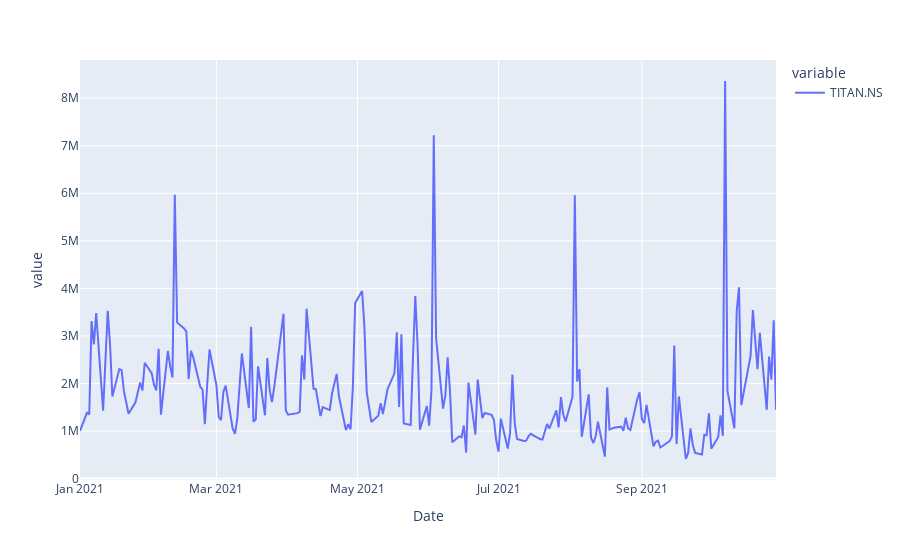

The notebook cell this image was saved under:
### Code cell
volume['TITAN.NS'].plot()

### Figure 1 — Plotly figure (JSON) as saved in the notebook; plotly's stock layout.template omitted (floating-point values rounded to 4 significant figures; data arrays with more than 128 entries replaced by an {"elided": "..."} marker saying what was removed)
{"data": [{"hovertemplate": "variable=TITAN.NS<br>Date=%{x}<br>value=%{y}<extra></extra>", "legendgroup": "TITAN.NS", "line": {"color": "#636efa", "dash": "solid"}, "marker": {"symbol": "circle"}, "mode": "lines", "name": "TITAN.NS", "orientation": "v", "showlegend": true, "type": "scatter", "x": {"elided": "205 str values"}, "xaxis": "x", "y": {"elided": "205 int values"}, "yaxis": "y"}], "layout": {"legend": {"title": {"text": "variable"}, "tracegroupgap": 0}, "margin": {"t": 60}, "xaxis": {"anchor": "y", "domain": [0, 1], "title": {"text": "Date"}}, "yaxis": {"anchor": "x", "domain": [0, 1], "title": {"text": "value"}}}}
